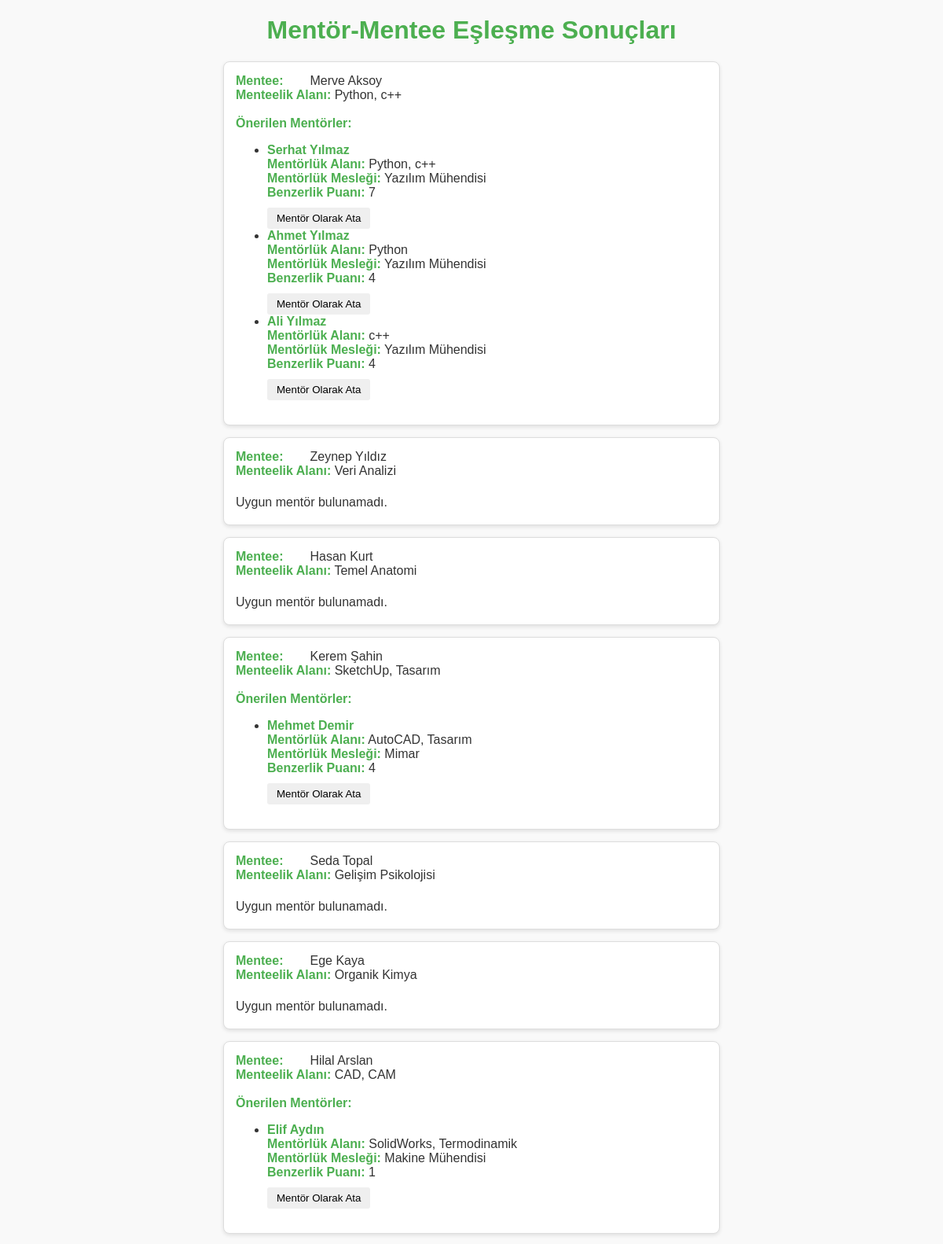
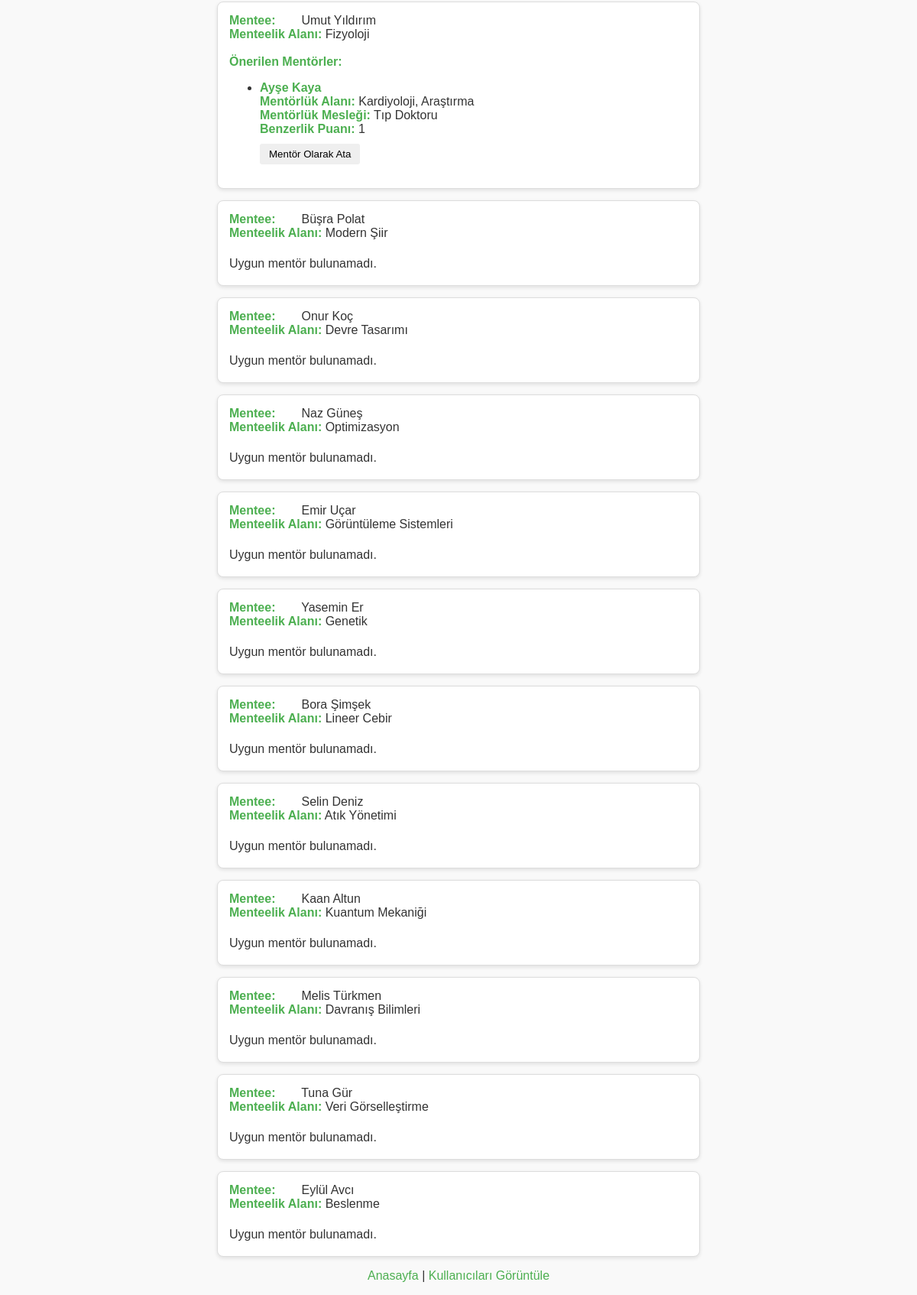
The app's page /match-users with its own data (2 pictures, top to bottom).
### tables this page shows
CREATE TABLE users (
        id INTEGER PRIMARY KEY AUTOINCREMENT,
        first_name TEXT NOT NULL,
        last_name TEXT NOT NULL,
        email TEXT UNIQUE NOT NULL,
        occupation TEXT NOT NULL,
        skills TEXT NOT NULL,
        role TEXT CHECK(role IN ('mentor', 'mentee')) NOT NULL,
        selectedMentId INTEGER REFERENCES users(id) ON DELETE SET NULL
    );

### routes.py (the view)
@app.route("/match-users", methods=["GET"])
def match_users():
    conn = get_db_connection()
    conn.row_factory = sqlite3.Row
    cursor = conn.cursor()
    cursor.execute("SELECT * FROM users WHERE role='mentor'")
    mentors = cursor.fetchall()
    cursor.execute("SELECT * FROM users WHERE role='mentee'")
    mentees = cursor.fetchall()
    expertise_score = 3
    profession_score = 1
    match_results = []
    for mentee in mentees:
        mentee_interests = set(map(str.strip, mentee['skills'].lower().split(',')))
        mentor_scores = []
        for mentor in mentors:
            score = 0
            mentor_skills = set(map(str.strip, mentor['skills'].lower().split(',')))
            mentor_profession_topics = set(map(str.lower, PROFESSION_TOPICS.get(mentor['occupation'], [])))
            for interest in mentee_interests:
                if interest in mentor_skills:
                    score += expertise_score
            if mentee_interests & mentor_profession_topics:
                score += profession_score
            if score > 0:
                mentor_scores.append({
                    'mentor': mentor,
                    'score': score
                })
        mentor_scores.sort(key=lambda x: x['score'], reverse=True)
        top_matches = mentor_scores[:3]
        selected_mentor = None
        if mentee['selectedMentId']:
            selected_mentor = next((m for m in mentors if m['id'] == mentee['selectedMentId']), None)
        match_results.append({
            'mentee': mentee,
            'mentors': top_matches,
            'selectedMentId': mentee['selectedMentId'],
            'selected_mentor': selected_mentor
        })
    conn.close()
    return render_template("match_results.html", matches=match_results)

### database.py (called while the page is built)
def get_db_connection():
    conn = sqlite3.connect('mentorship.db', check_same_thread=False, timeout=10)
    conn.row_factory = sqlite3.Row
    conn.execute("PRAGMA busy_timeout = 5000")
    return conn

### templates/match_results.html (shortened to what this page needs)
<!doctype html>
<html lang="tr">
<head>
    <link rel="stylesheet" href="/static/style.css" />
</head>
<body>
    <h1>Mentör-Mentee Eşleşme Sonuçları</h1>
    {% if matches %} {% for match in matches %}
    <div class="user-card">
        <strong>Mentee:</strong> {{ match.mentee.first_name }} {{
        match.mentee.last_name }}<br />
        <strong>Menteelik Alanı:</strong> {{ match.mentee.skills }}<br /><br />
        {% if match.selected_mentor %}
        <p><strong>Seçilen Mentör:</strong></p>
        <ul>
            <li>
                <strong>{{ match.selected_mentor['first_name'] }} {{
                    match.selected_mentor['last_name'] }}</strong><br />
                <strong>Mentörlük Alanı:</strong> {{ match.selected_mentor['skills']
                }}<br />
                <strong>Mentörlük Mesleği:</strong> {{
                match.selected_mentor['occupation'] }}
            </li>
        </ul>
        <button onclick="removeMentor({{ match.mentee.id }})">
            Mentörü Kaldır
        </button>
        {% elif match.mentors %}
        <strong>Önerilen Mentörler:</strong><br />
        <ul>
            {% for mentor_match in match.mentors %}
            <li>
                <strong>{{ mentor_match.mentor['first_name'] }} {{
                    mentor_match.mentor['last_name'] }}</strong><br />
                <strong>Mentörlük Alanı:</strong> {{ mentor_match.mentor['skills']
                }}<br />
                <strong>Mentörlük Mesleği:</strong> {{
                mentor_match.mentor['occupation'] }}<br />
                <strong>Benzerlik Puanı:</strong> {{ mentor_match.score }}
                <br />
                <button onclick="assignMentor({{ match.mentee.id }}, {{ mentor_match.mentor['id'] }})">
                    Mentör Olarak Ata
                </button>
            </li>
            {% endfor %}
        </ul>
        {% else %}
        <p>Uygun mentör bulunamadı.</p>
        {% endif %}
    </div>
    {% endfor %} {% else %}
    <p>Henüz eşleşme bulunmamaktadır.</p>
    {% endif %}
    <p style="text-align: center">
        <a href="/">Anasayfa</a> |
        <a href="/list-users">Kullanıcıları Görüntüle</a>
    </p>
</body>
</html>

### static/style.css (style rules this page uses)
body { font-family: Arial, sans-serif; margin: 0; padding: 0; background-color: #f9f9f9; color: #333; }
h1, h2 { color: #4CAF50; text-align: center; margin-top: 20px; }
a { color: #4CAF50; text-decoration: none; }
.user-card { border: 1px solid #ddd; border-radius: 8px; margin: 15px auto; padding: 15px; background-color: #fff; box-shadow: 0 2px 5px rgba(0,0,0,0.1); max-width: 600px; }
.user-card strong { display: inline-block; min-width: 90px; color: #4CAF50; }
.user-card button { margin-top: 10px; padding: 6px 12px; border: none; border-radius: 3px; cursor: pointer; }
.user-card p { margin: 4px 0; }

### records on screen
users: mentee.first_name "Merve", mentee.last_name "Aksoy", mentee.skills "Python, c++"
users: mentor.first_name "Serhat", mentor.last_name "Yılmaz", mentor.skills "Python, c++", mentor.occupation "Yazılım Mühendisi"
users: mentor.first_name "Ahmet", mentor.last_name "Yılmaz", mentor.skills "Python", mentor.occupation "Yazılım Mühendisi"
users: mentor.first_name "Ali", mentor.last_name "Yılmaz", mentor.skills "c++", mentor.occupation "Yazılım Mühendisi"
users: mentee.first_name "Zeynep", mentee.last_name "Yıldız", mentee.skills "Veri Analizi"
users: mentee.first_name "Hasan", mentee.last_name "Kurt", mentee.skills "Temel Anatomi"
users: mentee.first_name "Kerem", mentee.last_name "Şahin", mentee.skills "SketchUp, Tasarım"
users: mentor.first_name "Mehmet", mentor.last_name "Demir", mentor.skills "AutoCAD, Tasarım", mentor.occupation "Mimar"
users: mentee.first_name "Seda", mentee.last_name "Topal", mentee.skills "Gelişim Psikolojisi"
users: mentee.first_name "Ege", mentee.last_name "Kaya", mentee.skills "Organik Kimya"
users: mentee.first_name "Hilal", mentee.last_name "Arslan", mentee.skills "CAD, CAM"
users: mentor.first_name "Elif", mentor.last_name "Aydın", mentor.skills "SolidWorks, Termodinamik", mentor.occupation "Makine Mühendisi"
users: mentee.first_name "Umut", mentee.last_name "Yıldırım", mentee.skills "Fizyoloji"
users: mentor.first_name "Ayşe", mentor.last_name "Kaya", mentor.skills "Kardiyoloji, Araştırma", mentor.occupation "Tıp Doktoru"
users: mentee.first_name "Büşra", mentee.last_name "Polat", mentee.skills "Modern Şiir"
users: mentee.first_name "Onur", mentee.last_name "Koç", mentee.skills "Devre Tasarımı"
users: mentee.first_name "Naz", mentee.last_name "Güneş", mentee.skills "Optimizasyon"
users: mentee.first_name "Emir", mentee.last_name "Uçar", mentee.skills "Görüntüleme Sistemleri"
users: mentee.first_name "Yasemin", mentee.last_name "Er", mentee.skills "Genetik"
users: mentee.first_name "Bora", mentee.last_name "Şimşek", mentee.skills "Lineer Cebir"
users: mentee.first_name "Selin", mentee.last_name "Deniz", mentee.skills "Atık Yönetimi"
users: mentee.first_name "Kaan", mentee.last_name "Altun", mentee.skills "Kuantum Mekaniği"
users: mentee.first_name "Melis", mentee.last_name "Türkmen", mentee.skills "Davranış Bilimleri"
users: mentee.first_name "Tuna", mentee.last_name "Gür", mentee.skills "Veri Görselleştirme"
users: mentee.first_name "Eylül", mentee.last_name "Avcı", mentee.skills "Beslenme"

### other values on screen
{{ mentor_match.score }} "7" "4" "4" "4" "1" "1"
